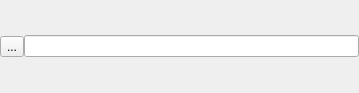
<?xml version="1.0" encoding="UTF-8"?>
<ui version="4.0">
 <class>Form</class>
 <widget class="QWidget" name="Form">
  <property name="geometry">
   <rect>
    <x>0</x>
    <y>0</y>
    <width>359</width>
    <height>93</height>
   </rect>
  </property>
  <property name="windowTitle">
   <string>Form</string>
  </property>
  <layout class="QHBoxLayout" name="horizontalLayout">
   <property name="spacing">
    <number>0</number>
   </property>
   <property name="margin">
    <number>0</number>
   </property>
   <item>
    <widget class="QToolButton" name="pb_filter">
     <property name="text">
      <string>...</string>
     </property>
     <property name="autoRaise">
      <bool>false</bool>
     </property>
    </widget>
   </item>
   <item>
    <widget class="QLineEdit" name="le_filter">
     <property name="minimumSize">
      <size>
       <width>100</width>
       <height>0</height>
      </size>
     </property>
     <property name="maximumSize">
      <size>
       <width>16777215</width>
       <height>16777215</height>
      </size>
     </property>
    </widget>
   </item>
  </layout>
 </widget>
 <resources/>
 <connections/>
</ui>
